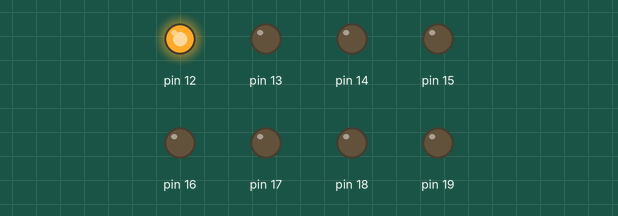
Recording of a sketch running on a simulated Arduino Uno, built with avr-gcc and run on an emulated ATmega328P. Shown: output pins drawn as LEDs (lit = HIGH).

Above: at 0.1 s.
At 0.7 s:
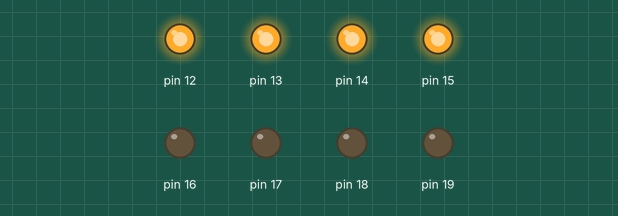
At 1.1 s:
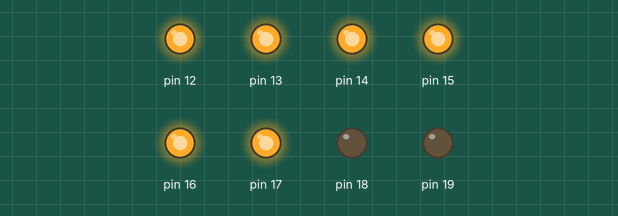
At 1.5 s:
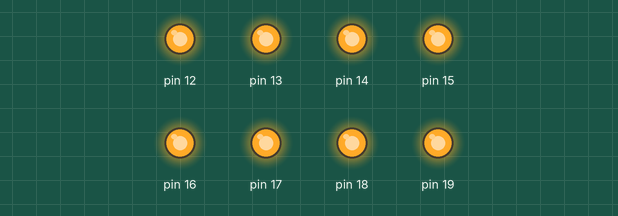
Timing chart, 0 to 3.0 s (numbered marks = the images above):
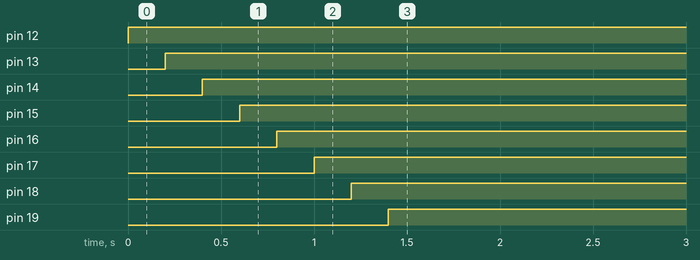

Measured:
- by itself, pin 12: LOW → HIGH at 0.00 s
- by itself, pin 13: LOW → HIGH at 0.20 s
- by itself, pin 14: LOW → HIGH at 0.40 s
- by itself, pin 15: LOW → HIGH at 0.60 s
- by itself, pin 16: LOW → HIGH at 0.80 s
- by itself, pin 17: LOW → HIGH at 1.0 s
- by itself, pin 18: LOW → HIGH at 1.2 s
- by itself, pin 19: LOW → HIGH at 1.4 s

The sketch:

RGB_led_test_mega_1.ino
```cpp
void setup() {
  for (int i=12; i<54; i++) {
  pinMode(i, OUTPUT);
  }
}


void loop() {
  for (int i = 12; i<54; i++) {
    digitalWrite(i, HIGH);
    delay(200);
    //digitalWrite(i, LOW);
  }
  delay(1000);
}
```
